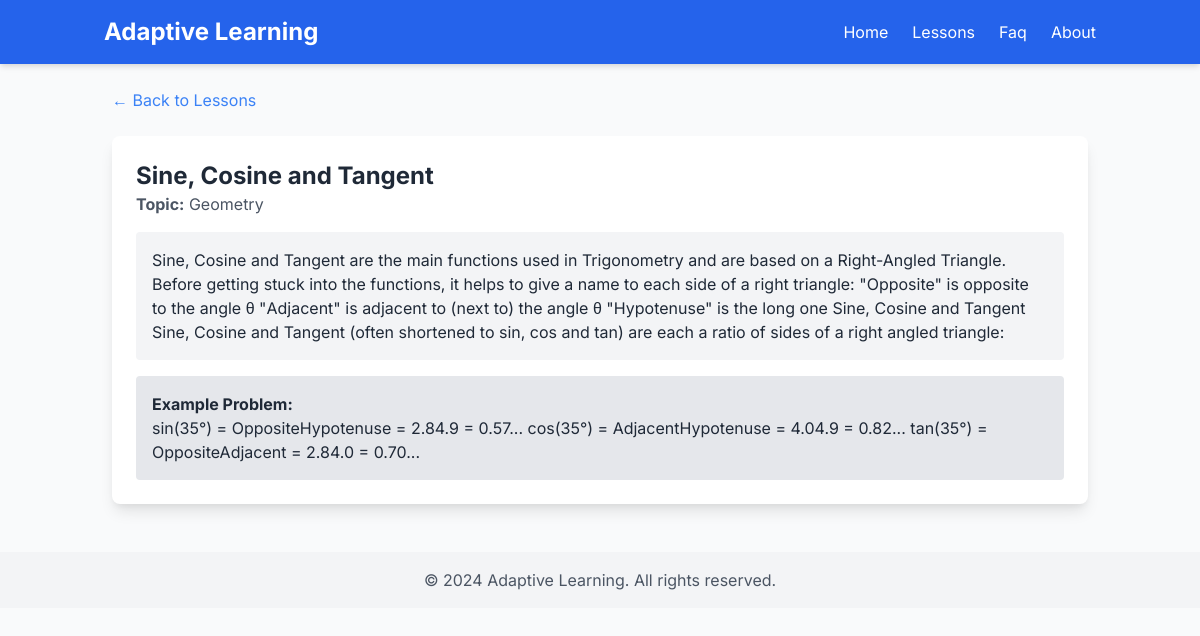
The page /lesson/sine-cosine-tangent/ on the database its author committed.
### core/models.py (models this page shows, shortened)
class Lesson(models.Model):
    title = models.CharField(max_length=200, unique=True)  # Unique lesson title
    slug = models.SlugField(unique=True, blank=True)  # URL-friendly version of the title
    topic = models.CharField(max_length=100)  # The category (e.g., "Geometry")
    content = models.TextField()  # The explanation of the topic
    example_problem = models.TextField(blank=True, null=True)  # Example question

### core/views.py (the view)
# urls.py: path('lesson/<slug:slug>/', lesson_detail, name='lesson_detail'),
def lesson_detail(request, slug):
    lesson = get_object_or_404(Lesson, slug=slug)
    return render(request, 'lesson_detail.html', {'lesson': lesson})

### core/templates/lesson_detail.html
{% extends "base.html" %}
{% block content %}
  <a href="{% url 'home' %}" class="text-blue-500 hover:underline">&larr; Back to Lessons</a>
  <div class="mt-6 p-6 bg-white shadow-lg rounded-lg">
    <h2 class="text-2xl font-bold">{{ lesson.title }}</h2>
    <p class="text-gray-600"><strong>Topic:</strong> {{ lesson.topic }}</p>
    <div class="mt-4 p-4 bg-gray-100 rounded">
      <p>{{ lesson.content }}</p>
    </div>
    {% if lesson.example_problem %}
      <div class="mt-4 p-4 bg-gray-200 rounded">
        <strong>Example Problem:</strong>
        <p>{{ lesson.example_problem }}</p>
      </div>
    {% endif %}
  </div>
{% endblock %}

### core/templates/base.html (style rules this page uses)
body { font-family: 'Inter', sans-serif; }

### rows shown on the page
Lesson: title "Sine, Cosine and Tangent", topic "Geometry", content "Sine, Cosine and Tangent are the main functions used in Trigonometry and are based on a Right-Angled Triangle. Before getting stuck into the functions, it helps to give a name to each side of a right triangle: \"Opposite\" is opposite to the angle θ \"Adjacent\" is adjacent to (next to) the angle θ \"Hypotenuse\" is the long one Sine, Cosine and Tangent Sine, Cosine and Tangent (often shortened to sin, cos and tan) are each a ratio of sides of a right angled triangle:", example_problem "sin(35°) = OppositeHypotenuse = 2.84.9 = 0.57... cos(35°) = AdjacentHypotenuse = 4.04.9 = 0.82... tan(35°) = OppositeAdjacent = 2.84.0 = 0.70..."
